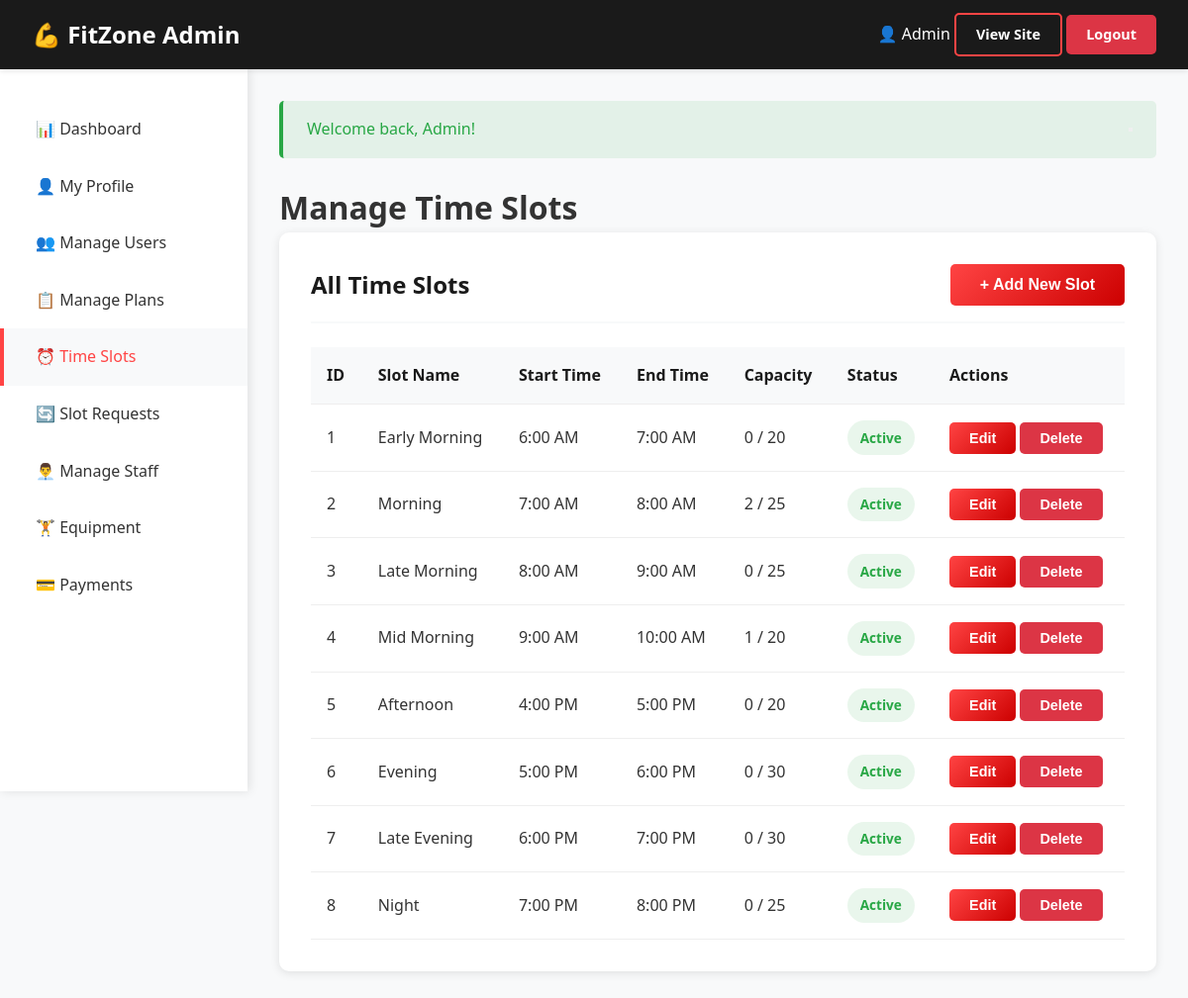
The app's page /admin/manage_slots.php (signed in) with its own data.
### tables this page shows
CREATE TABLE `time_slots` (
  `id` int(11) NOT NULL,
  `slot_name` varchar(50) NOT NULL,
  `start_time` time NOT NULL,
  `end_time` time NOT NULL,
  `max_members` int(11) DEFAULT 20,
  `current_members` int(11) DEFAULT 0,
  `status` enum('active','inactive') DEFAULT 'active',
  `created_at` timestamp NOT NULL DEFAULT current_timestamp()
);

### admin/manage_slots.php (the view, shortened to what this page needs)
<?php
require_once '../includes/functions.php';
$db = getDB();
$slots = $db->query("SELECT * FROM time_slots ORDER BY start_time ASC")->fetch_all(MYSQLI_ASSOC);
?>
<!DOCTYPE html>
<html lang="en">
<head>
    <link rel="stylesheet" href="../assets/css/style.css">
</head>
<body class="dashboard">
    <?php include 'includes/header.php'; ?>
    <?php include 'includes/sidebar.php'; ?>
    <main class="dashboard-content">
        <h1>Manage Time Slots</h1>
        <div class="card">
            <div class="card-header">
                <h3>All Time Slots</h3>
                <button onclick="openModal('addSlotModal')" class="btn btn-primary">+ Add New Slot</button>
            </div>
            <div class="table-responsive">
                <table>
                    <thead>
                        <tr>
                            <th>ID</th>
                            <th>Slot Name</th>
                            <th>Start Time</th>
                            <th>End Time</th>
                            <th>Capacity</th>
                            <th>Status</th>
                            <th>Actions</th>
                        </tr>
                    </thead>
                    <tbody>
                        <?php foreach ($slots as $slot): ?>
                            <tr>
                                <td><?php echo $slot['id']; ?></td>
                                <td><?php echo htmlspecialchars($slot['slot_name']); ?></td>
                                <td><?php echo date('g:i A', strtotime($slot['start_time'])); ?></td>
                                <td><?php echo date('g:i A', strtotime($slot['end_time'])); ?></td>
                                <td>
                                    <?php echo $slot['current_members']; ?> / <?php echo $slot['max_members']; ?>
                                </td>
                                <td>
                                    <?php if ($slot['status'] === 'active'): ?>
                                        <span class="badge badge-success">Active</span>
                                    <?php else: ?>
                                        <span class="badge badge-danger">Inactive</span>
                                    <?php endif; ?>
                                </td>
                                <td>
                                    <button onclick="editSlot(<?php echo htmlspecialchars(json_encode($slot)); ?>)"
                                        class="btn btn-sm btn-primary">Edit</button>
                                    <form method="POST" style="display: inline;" onsubmit="return confirm('Delete this slot?')">
                                        <button type="submit" class="btn btn-sm btn-danger">Delete</button>
                                    </form>
                                </td>
                            </tr>
                        <?php endforeach; ?>
                    </tbody>
                </table>
            </div>
        </div>
    </main>
</body>
</html>

### assets/css/style.css (style rules this page uses)
:root { --primary-color: #ff4444; --secondary-color: #1a1a1a; --text-light: #ffffff; --text-dark: #333333; --bg-light: #f8f9fa; --bg-dark: #222222; --accent-color: #ffd700; --success-color: #28a745; --danger-color: #dc3545; --warning-color: #ffc107; }
* { margin: 0; padding: 0; box-sizing: border-box; scroll-behavior: smooth; }
body { font-family: 'Segoe UI', Tahoma, Geneva, Verdana, sans-serif; line-height: 1.6; color: var(--text-dark); overflow-x: hidden; }
.btn { display: inline-block; padding: 12px 30px; text-decoration: none; border-radius: 5px; font-weight: 600; transition: all 0.3s ease; cursor: pointer; border: none; font-size: 1rem; }
.btn-primary { background: linear-gradient(135deg, var(--primary-color), #cc0000); color: var(--text-light); }
.btn-danger { background: var(--danger-color); color: var(--text-light); }
.btn-sm { padding: 8px 20px; font-size: 0.9rem; }
.dashboard { min-height: 100vh; background: var(--bg-light); }
.dashboard-content { margin-left: 250px; padding: 2rem; min-height: calc(100vh - 70px); }
.card { background: white; border-radius: 10px; box-shadow: 0 2px 10px rgba(0,0,0,0.1); padding: 2rem; margin-bottom: 2rem; }
.card-header { margin-bottom: 1.5rem; padding-bottom: 1rem; border-bottom: 2px solid var(--bg-light); display: flex; justify-content: space-between; align-items: center; }
.card-header h3 { font-size: 1.5rem; color: var(--secondary-color); }
.table-responsive { overflow-x: auto; }
table { width: 100%; border-collapse: collapse; }
table th, table td { padding: 1rem; text-align: left; border-bottom: 1px solid #eee; }
table th { background: var(--bg-light); font-weight: 600; color: var(--secondary-color); }
.badge { display: inline-block; padding: 0.4rem 0.8rem; border-radius: 20px; font-size: 0.85rem; font-weight: 600; }
.badge-success { background: rgba(40, 167, 69, 0.1); color: var(--success-color); }

### records on screen
time_slots: id "1", slot_name "Early Morning", start_time "6:00 AM", end_time "7:00 AM", current_members "0", max_members "20", status "Active"
time_slots: id "2", slot_name "Morning", start_time "7:00 AM", end_time "8:00 AM", current_members "2", max_members "25", status "Active"
time_slots: id "3", slot_name "Late Morning", start_time "8:00 AM", end_time "9:00 AM", current_members "0", max_members "25", status "Active"
time_slots: id "4", slot_name "Mid Morning", start_time "9:00 AM", end_time "10:00 AM", current_members "1", max_members "20", status "Active"
time_slots: id "5", slot_name "Afternoon", start_time "4:00 PM", end_time "5:00 PM", current_members "0", max_members "20", status "Active"
time_slots: id "6", slot_name "Evening", start_time "5:00 PM", end_time "6:00 PM", current_members "0", max_members "30", status "Active"
time_slots: id "7", slot_name "Late Evening", start_time "6:00 PM", end_time "7:00 PM", current_members "0", max_members "30", status "Active"
time_slots: id "8", slot_name "Night", start_time "7:00 PM", end_time "8:00 PM", current_members "0", max_members "25", status "Active"

### other values on screen
$_SESSION['user_name'] "Admin"
$flash['message'] "Welcome back, Admin!"
